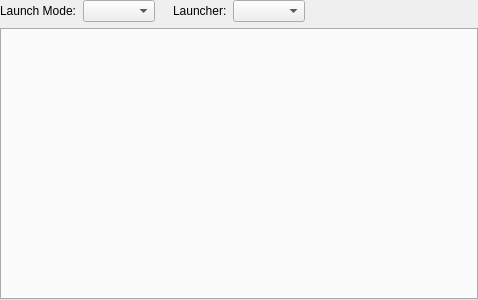
<?xml version="1.0" encoding="UTF-8"?>
<ui version="4.0">
 <class>LaunchConfigTypePage</class>
 <widget class="QWidget" name="LaunchConfigTypePage">
  <property name="geometry">
   <rect>
    <x>0</x>
    <y>0</y>
    <width>478</width>
    <height>300</height>
   </rect>
  </property>
  <layout class="QGridLayout" name="gridLayout">
   <property name="margin">
    <number>0</number>
   </property>
   <item row="0" column="0">
    <layout class="QHBoxLayout" name="horizontalLayout">
     <property name="rightMargin">
      <number>6</number>
     </property>
     <item>
      <widget class="QLabel" name="modeLabel">
       <property name="text">
        <string>Launch Mode:</string>
       </property>
       <property name="buddy">
        <cstring>mode</cstring>
       </property>
      </widget>
     </item>
     <item>
      <widget class="KComboBox" name="mode"/>
     </item>
    </layout>
   </item>
   <item row="0" column="1">
    <layout class="QHBoxLayout" name="horizontalLayout_2">
     <property name="leftMargin">
      <number>6</number>
     </property>
     <item>
      <widget class="QLabel" name="launcherLabel">
       <property name="text">
        <string>Launcher:</string>
       </property>
       <property name="buddy">
        <cstring>launcher</cstring>
       </property>
      </widget>
     </item>
     <item>
      <widget class="KComboBox" name="launcher"/>
     </item>
    </layout>
   </item>
   <item row="0" column="2">
    <spacer name="horizontalSpacer_2">
     <property name="orientation">
      <enum>Qt::Horizontal</enum>
     </property>
     <property name="sizeHint" stdset="0">
      <size>
       <width>101</width>
       <height>21</height>
      </size>
     </property>
    </spacer>
   </item>
   <item row="1" column="0" colspan="3">
    <widget class="KTabWidget" name="tab"/>
   </item>
  </layout>
 </widget>
 <customwidgets>
  <customwidget>
   <class>KComboBox</class>
   <extends>QComboBox</extends>
   <header>kcombobox.h</header>
  </customwidget>
  <customwidget>
   <class>KTabWidget</class>
   <extends>QTabWidget</extends>
   <header>ktabwidget.h</header>
   <container>1</container>
  </customwidget>
 </customwidgets>
 <tabstops>
  <tabstop>tab</tabstop>
  <tabstop>mode</tabstop>
  <tabstop>launcher</tabstop>
 </tabstops>
 <resources/>
 <connections/>
</ui>
